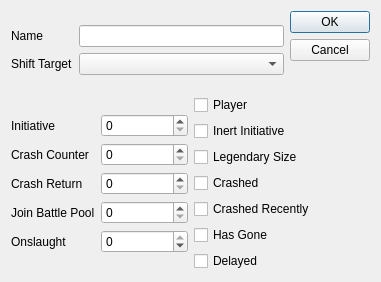
<?xml version="1.0" encoding="UTF-8"?>
<ui version="4.0">
 <class>ModWindow</class>
 <widget class="QDialog" name="ModWindow">
  <property name="geometry">
   <rect>
    <x>0</x>
    <y>0</y>
    <width>381</width>
    <height>282</height>
   </rect>
  </property>
  <property name="windowTitle">
   <string>Dialog</string>
  </property>
  <layout class="QVBoxLayout" name="verticalLayout">
   <item>
    <layout class="QHBoxLayout" name="horizontalLayout_2">
     <item>
      <layout class="QFormLayout" name="formLayout_2">
       <property name="formAlignment">
        <set>Qt::AlignLeading|Qt::AlignLeft|Qt::AlignVCenter</set>
       </property>
       <item row="0" column="0">
        <widget class="QLabel" name="label">
         <property name="text">
          <string>Name</string>
         </property>
        </widget>
       </item>
       <item row="1" column="1">
        <widget class="QComboBox" name="comboBox"/>
       </item>
       <item row="1" column="0">
        <widget class="QLabel" name="label_8">
         <property name="text">
          <string>Shift Target</string>
         </property>
        </widget>
       </item>
       <item row="0" column="1">
        <widget class="QLineEdit" name="name_edit"/>
       </item>
      </layout>
     </item>
     <item>
      <widget class="QDialogButtonBox" name="buttonBox">
       <property name="orientation">
        <enum>Qt::Vertical</enum>
       </property>
       <property name="standardButtons">
        <set>QDialogButtonBox::Cancel|QDialogButtonBox::Ok</set>
       </property>
      </widget>
     </item>
    </layout>
   </item>
   <item>
    <layout class="QHBoxLayout" name="horizontalLayout">
     <item>
      <layout class="QFormLayout" name="formLayout">
       <property name="formAlignment">
        <set>Qt::AlignLeading|Qt::AlignLeft|Qt::AlignVCenter</set>
       </property>
       <item row="0" column="0">
        <widget class="QLabel" name="label_2">
         <property name="text">
          <string>Initiative</string>
         </property>
        </widget>
       </item>
       <item row="0" column="1">
        <widget class="QSpinBox" name="Initiative_box"/>
       </item>
       <item row="1" column="0">
        <widget class="QLabel" name="label_4">
         <property name="text">
          <string>Crash Counter</string>
         </property>
        </widget>
       </item>
       <item row="1" column="1">
        <widget class="QSpinBox" name="crash_counter_box"/>
       </item>
       <item row="2" column="0">
        <widget class="QLabel" name="label_5">
         <property name="text">
          <string>Crash Return</string>
         </property>
        </widget>
       </item>
       <item row="2" column="1">
        <widget class="QSpinBox" name="crash_return_box"/>
       </item>
       <item row="3" column="0">
        <widget class="QLabel" name="label_7">
         <property name="text">
          <string>Join Battle Pool</string>
         </property>
        </widget>
       </item>
       <item row="3" column="1">
        <widget class="QSpinBox" name="join_battle_box"/>
       </item>
       <item row="4" column="0">
        <widget class="QLabel" name="label_3">
         <property name="text">
          <string>Onslaught</string>
         </property>
        </widget>
       </item>
       <item row="4" column="1">
        <widget class="QSpinBox" name="onslaught_spinbox">
         <property name="minimum">
          <number>-99</number>
         </property>
         <property name="maximum">
          <number>0</number>
         </property>
        </widget>
       </item>
      </layout>
     </item>
     <item>
      <layout class="QVBoxLayout" name="CheckBoxes">
       <property name="sizeConstraint">
        <enum>QLayout::SetMinimumSize</enum>
       </property>
       <item>
        <widget class="QCheckBox" name="player_checkBox">
         <property name="text">
          <string>Player</string>
         </property>
        </widget>
       </item>
       <item>
        <widget class="QCheckBox" name="inertcheckBox">
         <property name="text">
          <string>Inert Initiative</string>
         </property>
        </widget>
       </item>
       <item>
        <widget class="QCheckBox" name="legendary_size_checkBox">
         <property name="text">
          <string>Legendary Size</string>
         </property>
        </widget>
       </item>
       <item>
        <widget class="QCheckBox" name="crashed_check">
         <property name="text">
          <string>Crashed</string>
         </property>
        </widget>
       </item>
       <item>
        <widget class="QCheckBox" name="crashed_recentlycheck">
         <property name="text">
          <string>Crashed Recently</string>
         </property>
        </widget>
       </item>
       <item>
        <widget class="QCheckBox" name="has_gone_check">
         <property name="text">
          <string>Has Gone</string>
         </property>
        </widget>
       </item>
       <item>
        <widget class="QCheckBox" name="delayed_checkBox">
         <property name="text">
          <string>Delayed</string>
         </property>
        </widget>
       </item>
      </layout>
     </item>
    </layout>
   </item>
  </layout>
 </widget>
 <resources/>
 <connections>
  <connection>
   <sender>buttonBox</sender>
   <signal>accepted()</signal>
   <receiver>ModWindow</receiver>
   <slot>accept()</slot>
   <hints>
    <hint type="sourcelabel">
     <x>248</x>
     <y>254</y>
    </hint>
    <hint type="destinationlabel">
     <x>157</x>
     <y>274</y>
    </hint>
   </hints>
  </connection>
  <connection>
   <sender>buttonBox</sender>
   <signal>rejected()</signal>
   <receiver>ModWindow</receiver>
   <slot>reject()</slot>
   <hints>
    <hint type="sourcelabel">
     <x>316</x>
     <y>260</y>
    </hint>
    <hint type="destinationlabel">
     <x>286</x>
     <y>274</y>
    </hint>
   </hints>
  </connection>
 </connections>
</ui>
